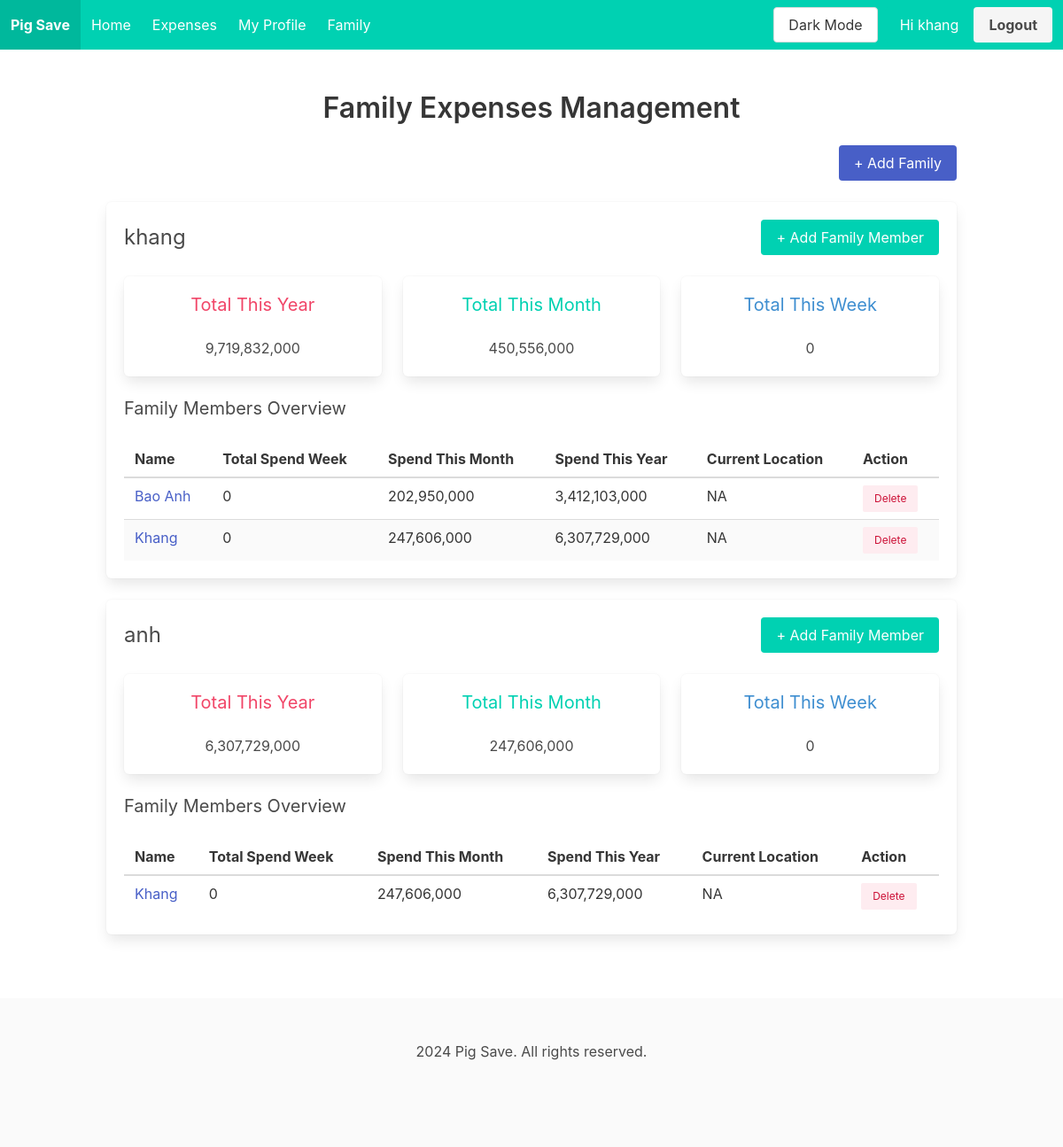
The app's page /family (signed in) with its own data.
### tables this page shows
CREATE TABLE users (
            id INTEGER PRIMARY KEY AUTOINCREMENT,
            username TEXT NOT NULL UNIQUE,
            name TEXT,
            password TEXT NOT NULL
        , language VARCHAR(2), age VARCHAR(3));

CREATE TABLE family (
            id INTEGER PRIMARY KEY AUTOINCREMENT,
            family_name TEXT NOT NULL
        );

### routes.py (the view)
@routes.route('/family')
@login_required
def family():
    families = Family.get_all_family(current_user.id)
    return render_template('family/family.html', families=families)

### main.py (called while the page is built)
@app.before_request
def load_user_language():
    if current_user.is_authenticated:
        conn = sqlite3.connect('pig_save.db')
        cursor = conn.cursor()
        cursor.execute("SELECT language FROM users WHERE id = ?", (current_user.id,))
        result = cursor.fetchone()
        if result:
            g.language = result[0]
        else:
            g.language = None

def get_locale():
    language = getattr(g, 'language', None)
    if language is not None:
        return language
    return request.accept_languages.best_match(['vi', 'en'])

@login_manager.user_loader
def load_user(id):
    from models.user import User
    return User.getUser(id)

### models/family.py (called while the page is built)
def get_db_connection():
    conn = sqlite3.connect('pig_save.db')
    conn.row_factory = sqlite3.Row
    return conn

def get_all_family(user_id):
    conn = get_db_connection()
    cursor = conn.cursor()
    cursor.execute("""
        SELECT f.id, f.family_name
        FROM family_members fm
        JOIN family f ON fm.family_id = f.id
        WHERE fm.user_id = ?
    """, (user_id,))
    families = cursor.fetchall()
    lst_family = []
    for f in families:
       lst_family.append({
           'family_name': f[1],
           'id': f[0],
           'data': get_family_expenses(f[0])
           })
    conn.commit()
    conn.close()
    return lst_family

### models/user.py (called while the page is built)
    def getUser(user_id):
        conn = sqlite3.connect('pig_save.db')
        cursor = conn.cursor()
        cursor.execute('SELECT id, username, name, language, age FROM users WHERE id = ?', (user_id,))
        user = cursor.fetchone()
        conn.close()
        if user:
            return User(user[0], user[1], user[2], user[3], user[4])
        return None

### templates/family/family.html (shortened to what this page needs)
{% extends "base.html" %}
{% block content %}
<section class="section">
    <div class="container">
        <h1 class="title has-text-centered">Family Expenses Management</h1>
        <div class="columns">
            <div class="column has-text-right">
                <button class="button is-link" id="addFamilyBtn">+ Add Family</button>
            </div>
        </div>
        {% for family in families %}
        <div class="box mt-2 mb-5">
            <div class="columns is-vcentered">
                <div class="column">
                    <h1 class="is-size-4">{{family.family_name}}</h1>
                </div>
                <div class="column has-text-right">
                    <button class="button is-primary" id="openModalBtn">+ Add Family Member</button>
                </div>
            </div>
            <div class="columns ">
                <div class="column is-one-third">
                  <div class="box has-text-centered">
                    <h2 class="subtitle has-text-danger">{{_('Total This Year')}}</h2>
                    <p id="totalYear">{{family.data.total_family.total_year}}</p>
                  </div>
                </div>
                <div class="column is-one-third">
                  <div class="box has-text-centered">
                    <h2 class="subtitle has-text-primary">{{_('Total This Month')}}</h2>
                    <p id="totalMonth">{{family.data.total_family.total_month}}</p>
                  </div>
                </div>
                <div class="column is-one-third">
                  <div class="box has-text-centered">
                    <h2 class="subtitle has-text-info">{{_('Total This Week')}}</h2>
                    <p id="totalWeek">{{family.data.total_family.total_week}}</p>
                  </div>
                </div>
              </div>
            <h3 class="subtitle">Family Members Overview</h3>
            <table  class="table is-striped is-hoverable is-fullwidth">
                <thead>
                    <tr>
                        <th a>Name</th>
                        <th>Total Spend Week</th>
                        <th>Spend This Month</th>
                        <th>Spend This Year</th>
                        <th>Current Location</th>
                        <th>Action</th>
                    </tr>
                </thead>
                <tbody>
                    {% for member in family.data.members %}
                    <tr>
                    <td ><a class="is-link" href="/profile">{{member.name}}</a></td>
                    <td>{{member.total_week}}</td>
                    <td>{{member.total_month}}</td>
                    <td>{{member.total_year}}</td>
                    <td>NA</td>
                    <td>
                        <div class="buttons are-small">
                            <button type="button" class="button is-danger is-light" onclick="">Delete</button>
                        </div>
                      </td>
                    </tr>
                    {% endfor %}
                </tbody>
            </table>
        </div>
        {% endfor %}
    </div>
</section>
{% endblock %}

### templates/base.html (shortened to what this page needs)
<!DOCTYPE html>
<html lang="en">
  <head>
    <link
      rel="stylesheet"
      href="https://cdn.jsdelivr.net/npm/bulma@0.9.3/css/bulma.min.css"
    />
    <link
      rel="stylesheet"
      href="https://cdnjs.cloudflare.com/ajax/libs/font-awesome/5.15.3/css/all.min.css"
    />
    <link rel="stylesheet" href="static/css/darkmode.css">
  </head>
  <body>
    <nav
      class="navbar is-primary"
      role="navigation"
    >
      <div class="navbar-brand">
        <a class="navbar-item" href="{{ url_for('main.dashboard') }}">
          <strong>Pig Save</strong>
        </a>
      </div>
      <div id="navbarBasicExample" class="navbar-menu">
        <div class="navbar-start">
          <a class="navbar-item" href="{{ url_for('main.dashboard') }}">
            {{_('Home')}}
          </a>
          <a class="navbar-item" href="{{ url_for('main.expenses') }}">
            {{_('Expenses')}}
          </a>
          <a class="navbar-item" href="{{ url_for('main.profile') }}">
            {{_('My Profile')}}
          </a>
          <a class="navbar-item" href="{{ url_for('main.family') }}">
            {{_('Family')}}
          </a>
        </div>
        {% if current_user.is_authenticated %}
        <div class="navbar-end">
          <div class="navbar-item">
            <div class="buttons">
              <button id="theme-toggle" class="button">Dark Mode</button>
              <a href="{{ url_for('main.profile') }}">
                <span class="button is-primary">
                  Hi {{ current_user.username }}
                </span>
              </a>
              <a class="button is-light" href="{{ url_for('main.logout') }}">
                <strong>{{_('Logout')}}</strong>
              </a>
            </div>
          </div>
        </div>
        {% endif %}
      </div>
    </nav>
    <main>{% block content %} {% endblock %}</main>
    <footer class="footer">
      <div class="content has-text-centered">
        <p>2024 Pig Save. All rights reserved.</p>
      </div>
    </footer>
  </body>
</html>

### records on screen
users: username "khang"
family: family_name "khang", data.total_family.total_year "9,719,832,000", data.total_family.total_month "450,556,000", data.total_family.total_week "0", name "Bao Anh" "Khang", total_week "0" "0", total_month "202,950,000" "247,606,000", total_year "3,412,103,000" "6,307,729,000"
family: family_name "anh", data.total_family.total_year "6,307,729,000", data.total_family.total_month "247,606,000", data.total_family.total_week "0", name "Khang", total_week "0", total_month "247,606,000", total_year "6,307,729,000"
